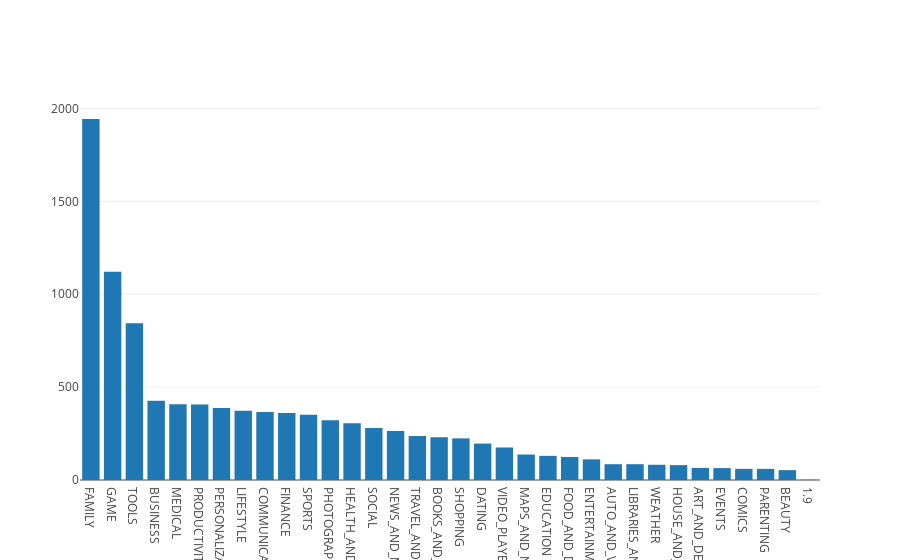

Here is the notebook cell this chart was saved with:
### Code cell
# 3. Exploring app categories
#    With more than 1 billion active users in 190 countries around the world, Google Play continues to be an important 
#    distribution platform to build a global audience. For businesses to get their apps in front of users, it's important 
#    to make them more quickly and easily discoverable on Google Play. To improve the overall search experience, Google 
#    has introduced the concept of grouping apps into categories.

#    This brings us to the following questions:

#   3.1 Which category has the highest share of (active) apps in the market?
#   3.2 Is any specific category dominating the market?
#   3.3 Which categories have the fewest number of apps?
#   3.4 We will see that there are 33 unique app categories present in our dataset. Family and Game apps have the 
#       highest market prevalence. Interestingly, Tools, Business and Medical apps are also at the top.

# Print the total number of unique categories
num_categories = len(apps['Category'].unique())
print('Number of categories = ', num_categories)

# Count the number of apps in each 'Category' and sort them in descending order
num_apps_in_category = apps['Category'].value_counts().sort_values(ascending = False)


plt.bar(apps['Category'].unique(), num_apps_in_category)
plt.xticks(rotation=90)
plt.title('Apps Category vs number of Apps')
plt.xlabel('Apps Category')
plt.ylabel('# of Apps')
plt.show()



# Print the total number of unique categories
num_categories = len(apps['Category'].unique())
print('Number of categories = ', num_categories)

# Count the number of apps in each 'Category' and sort them in descending order
num_apps_in_category = apps['Category'].value_counts().sort_values(ascending = False)

data = [go.Bar(
        x = num_apps_in_category.index, # index = category name
        y = num_apps_in_category.values, # value = count
)]

plotly.offline.iplot(data)

### Figure 1 — Plotly figure (JSON) as saved in the notebook; plotly's stock layout.template omitted (floating-point values rounded to 4 significant figures)
{"data": [{"type": "bar", "uid": "97e21bc0-e39f-4474-95d4-ddd34f54a953", "x": ["FAMILY", "GAME", "TOOLS", "BUSINESS", "MEDICAL", "PRODUCTIVITY", "PERSONALIZATION", "LIFESTYLE", "COMMUNICATION", "FINANCE", "SPORTS", "PHOTOGRAPHY", "HEALTH_AND_FITNESS", "SOCIAL", "NEWS_AND_MAGAZINES", "TRAVEL_AND_LOCAL", "BOOKS_AND_REFERENCE", "SHOPPING", "DATING", "VIDEO_PLAYERS", "MAPS_AND_NAVIGATION", "EDUCATION", "FOOD_AND_DRINK", "ENTERTAINMENT", "AUTO_AND_VEHICLES", "LIBRARIES_AND_DEMO", "WEATHER", "HOUSE_AND_HOME", "ART_AND_DESIGN", "EVENTS", "COMICS", "PARENTING", "BEAUTY", "1.9"], "y": [1943, 1121, 843, 427, 408, 407, 388, 373, 366, 360, 351, 322, 306, 280, 264, 237, 230, 224, 196, 175, 137, 130, 124, 111, 85, 85, 82, 80, 65, 64, 60, 60, 53, 1]}], "layout": {}}
